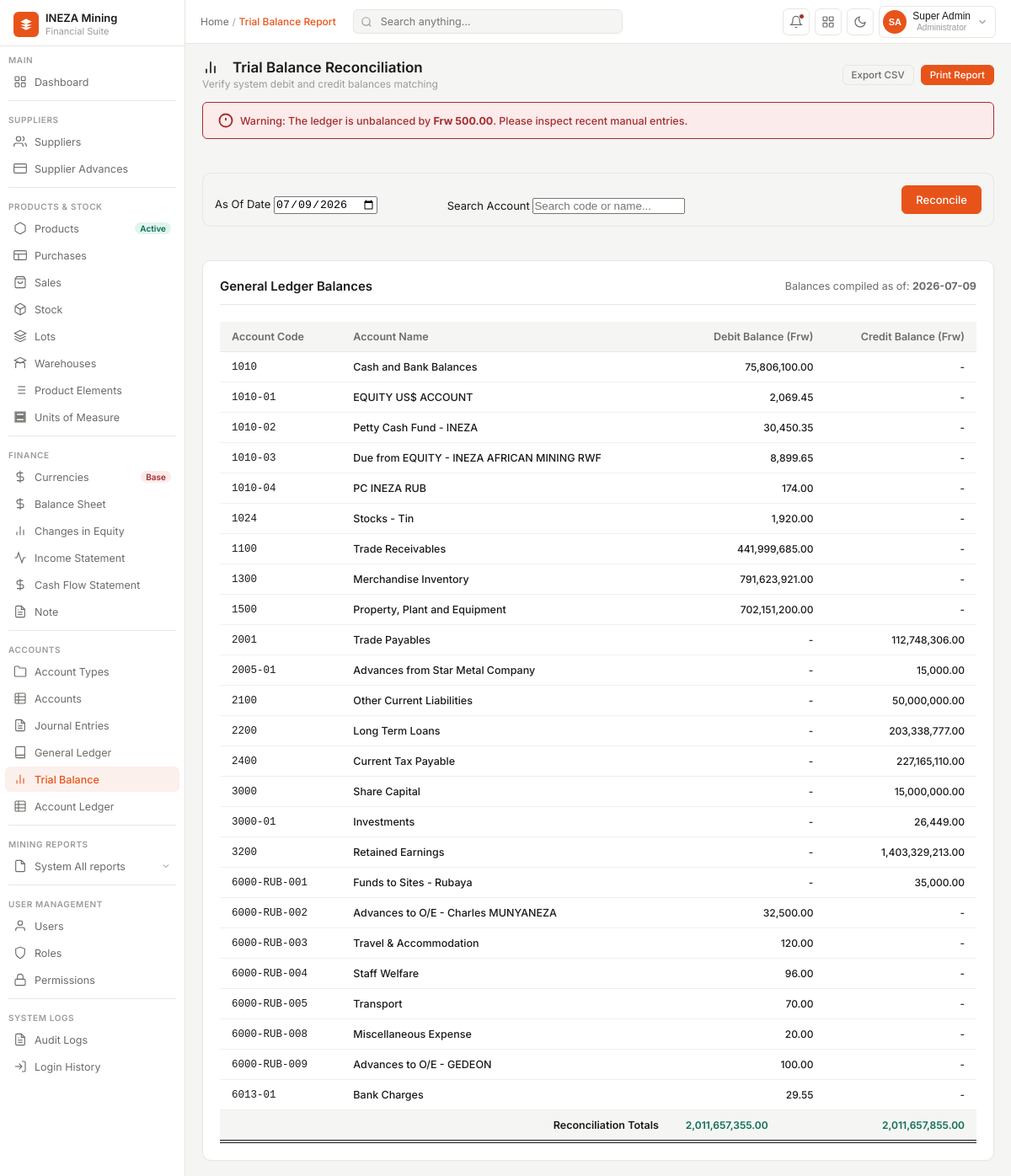
The app's page /pages/trial_balance/index.php (signed in) with its own data.
### tables this page shows
CREATE TABLE `accounts` (
  `id` bigint(20) UNSIGNED NOT NULL,
  `account_type_id` int(11) NOT NULL,
  `account_code` varchar(20) NOT NULL,
  `account_name` varchar(255) NOT NULL,
  `is_active` tinyint(1) DEFAULT 1,
  `description` text DEFAULT NULL,
  `created_at` timestamp NOT NULL DEFAULT current_timestamp(),
  `updated_at` timestamp NOT NULL DEFAULT current_timestamp() ON UPDATE current_timestamp()
);

### pages/trial_balance/index.php (the view, shortened to what this page needs)
<?php
require_once __DIR__ . '/../../config/db.php';
$endDate = isset($_GET['date']) ? $_GET['date'] : date('Y-m-d');
$endDateEsc = mysqli_real_escape_string($conn, $endDate);
$query = "
    SELECT a.id, a.account_code, a.account_name, t.code as type_code, t.parent_id as parent_type_id,
           COALESCE(SUM(jel.debit), 0.00) as total_debit,
           COALESCE(SUM(jel.credit), 0.00) as total_credit
    FROM accounts a
    JOIN account_types t ON a.account_type_id = t.id
    LEFT JOIN journal_entry_lines jel ON a.id = jel.account_id
    LEFT JOIN journal_entries je ON jel.journal_entry_id = je.id AND je.statuss = 'POSTED' AND je.entry_date <= '$endDateEsc'
    GROUP BY a.id
    ORDER BY a.account_code ASC";
$result = mysqli_query($conn, $query);
$trialData = [];
$grandDebit = 0.0;
$grandCredit = 0.0;
if ($result) {
    while ($row = mysqli_fetch_assoc($result)) {
        $parentType = (int)$row['parent_type_id'];
        $isDebitNormal = in_array($parentType, [-1, -5, -6]) || (int)$row['type_code'] < 2000 || (int)$row['type_code'] >= 5000;
        $debitVal = 0.0;
        $creditVal = 0.0;
        if ($isDebitNormal) {
            $net = (float)$row['total_debit'] - (float)$row['total_credit'];
            if ($net > 0) {
                $debitVal = $net;
            } elseif ($net < 0) {
                $creditVal = abs($net);
            }
        } else {
            $net = (float)$row['total_credit'] - (float)$row['total_debit'];
            if ($net > 0) {
                $creditVal = $net;
            } elseif ($net < 0) {
                $debitVal = abs($net);
            }
        }
        if ($row['total_debit'] > 0 || $row['total_credit'] > 0 || $debitVal > 0 || $creditVal > 0) {
            $trialData[] = [
                'account_code' => $row['account_code'],
                'account_name' => $row['account_name'],
                'debit' => $debitVal,
                'credit' => $creditVal
            ];
            $grandDebit += $debitVal;
            $grandCredit += $creditVal;
        }
    }
}
$isBalanced = abs($grandDebit - $grandCredit) < 0.01;
$diff = abs($grandDebit - $grandCredit);
?>
<!DOCTYPE html>
<html lang="en">
<head>
<link rel="stylesheet" href="../../src/css/dashboard.css">
<link rel="stylesheet" href="../../src/css/sidebar.css">
<link rel="stylesheet" href="../../src/css/navbar.css">
<link rel="stylesheet" href="../../src/css/trial_balance.css">
</head>
<body>
<?php include '../include/sidebar.php'; ?>
<div class="main">
  <?php $page_title = "Trial Balance Report"; include '../include/navbar.php'; ?>
  <div class="content" id="trialContent">
    <div class="page-header">
      <div>
        <h1 class="page-title">
          <svg viewBox="0 0 24 24" style="width: 20px; height: 20px; fill: none; stroke: currentColor; stroke-width: 2; margin-right: 8px;"><line x1="18" y1="20" x2="18" y2="10"/><line x1="12" y1="20" x2="12" y2="4"/><line x1="6" y1="20" x2="6" y2="14"/></svg>
          Trial Balance Reconciliation
        </h1>
        <div class="page-sub">Verify system debit and credit balances matching</div>
      </div>
      <div class="page-actions">
        <button class="btn-sm" id="exportCsvBtn">
          Export CSV
        </button>
        <button class="btn-sm btn-primary" onclick="window.print()">
          Print Report
        </button>
      </div>
    </div>
    <div class="trial-container">
      <?php if ($isBalanced): ?>
        <div class="balance-alert-banner balanced">
          <svg viewBox="0 0 24 24" style="width: 18px; height: 18px; fill: none; stroke: currentColor; stroke-width: 2.5;"><polyline points="20 6 9 17 4 12"/></svg>
          <span>Ledger is fully balanced. Total debits match total credits perfectly.</span>
        </div>
      <?php else: ?>
        <div class="balance-alert-banner unbalanced">
          <svg viewBox="0 0 24 24" style="width: 18px; height: 18px; fill: none; stroke: currentColor; stroke-width: 2.5;"><circle cx="12" cy="12" r="10"/><line x1="12" y1="8" x2="12" y2="12"/><line x1="12" y1="16" x2="12.01" y2="16"/></svg>
          <span>Warning: The ledger is unbalanced by <strong>Frw <?php echo number_format($diff, 2); ?></strong>. Please inspect recent manual entries.</span>
        </div>
      <?php endif; ?>
      <div class="trial-filters">
        <form method="GET" style="display: flex; flex-wrap: wrap; gap: 12px; width: 100%; align-items: flex-end;">
          <div class="form-group" style="flex: 1; min-width: 180px;">
            <label for="date">As Of Date</label>
            <input type="date" id="date" name="date" class="form-control" value="<?php echo htmlspecialchars($endDate); ?>">
          </div>
          <div class="form-group" style="flex: 2; min-width: 240px;">
            <label for="searchInput">Search Account</label>
            <input type="text" id="searchInput" class="form-control" placeholder="Search code or name...">
          </div>
          <button type="submit" class="btn-sm btn-primary" style="padding: 8px 16px; font-size: 13px;">Reconcile</button>
        </form>
      </div>
      <div class="trial-card">
        <div class="trial-card-header">
          <div class="trial-card-title">General Ledger Balances</div>
          <div style="font-size: 12.5px; color: var(--text2);">Balances compiled as of: <strong><?php echo htmlspecialchars($endDate); ?></strong></div>
        </div>
        <div class="note-table-wrapper">
          <table class="trial-table" id="trialTable">
            <thead>
              <tr>
                <th>Account Code</th>
                <th>Account Name</th>
                <th class="num-val" style="width: 20%;">Debit Balance (Frw)</th>
                <th class="num-val" style="width: 20%;">Credit Balance (Frw)</th>
              </tr>
            </thead>
            <tbody>
              <?php if (count($trialData) === 0): ?>
                <tr>
                  <td colspan="4" style="text-align: center; color: var(--text2); padding: 24px;">No active balances recorded.</td>
                </tr>
              <?php else: ?>
                <?php foreach ($trialData as $row): ?>
                  <tr class="trial-row">
                    <td style="font-family: monospace; font-weight: 500;" class="acc-code"><?php echo htmlspecialchars($row['account_code']); ?></td>
                    <td style="font-weight: 500;" class="acc-name"><?php echo htmlspecialchars($row['account_name']); ?></td>
                    <td class="num-val"><?php echo $row['debit'] > 0 ? number_format($row['debit'], 2) : '-'; ?></td>
                    <td class="num-val"><?php echo $row['credit'] > 0 ? number_format($row['credit'], 2) : '-'; ?></td>
                  </tr>
                <?php endforeach; ?>
                <tr class="total-row">
                  <td colspan="2" style="text-align: right; padding-right: 18px; color: var(--text);">Reconciliation Totals</td>
                  <td class="num-val"><?php echo number_format($grandDebit, 2); ?></td>
                  <td class="num-val"><?php echo number_format($grandCredit, 2); ?></td>
                </tr>
              <?php endif; ?>
            </tbody>
          </table>
        </div>
      </div>
    </div>
  </div>
</div>
</body>
</html>

### src/css/dashboard.css (style rules this page uses)
* { margin: 0; padding: 0; box-sizing: border-box; }
:root { --orange: #E8531A; --orange-light: #FBF0EB; --orange-mid: #F26B3A; --sidebar-w: 220px; --nav-h: 52px; --bg: #F5F5F4; --card: #fff; --border: #E8E6E1; --border-hover: #ccc; --table-border: #F2F0ED; --table-hover: #FAFAF8; --text: #1A1A18; --text2: #6B6B67; --text3: #9B9B97; --green: #0F6E56; --green-bg: #E1F5EE; --amber: #BA7517; --amber-bg: #FAEEDA; --red: #A32D2D; --red-bg: #FCEBEB; --blue: #185FA5; --blue-bg: #E6F1FB; --alert-red-bg: #FFF8F8; --alert-amber-bg: #FFFBF4; --alert-green-bg: #F4FBF7; --alert-blue-bg: #F4F8FB; --radius: 6px; --radius-lg: 10px; font-family: 'Inter', sans-serif; }
body { background: var(--bg); color: var(--text); font-size: 13px; display: flex; height: 100vh; overflow: hidden; transition: background 0.2s ease, color 0.2s ease; }
.main { flex: 1; display: flex; flex-direction: column; overflow: hidden; }
.content { flex: 1; overflow-y: auto; padding: 18px 20px; }
.page-header { display: flex; align-items: center; justify-content: space-between; margin-bottom: 4px; }
.page-title { font-size: 17px; font-weight: 600; color: var(--text); display: flex; align-items: center; gap: 8px; }
.page-title svg { width: 20px; height: 20px; fill: none; stroke: var(--orange); stroke-width: 1.8; }
.page-sub { font-size: 12px; color: var(--text3); margin-top: 2px; }
.page-actions { display: flex; gap: 8px; }
.btn-sm { padding: 4px 10px; border-radius: var(--radius); font-size: 11.5px; font-weight: 500; cursor: pointer; border: 1px solid var(--border); background: transparent; color: var(--text2); font-family: inherit; transition: all .15s; }
.btn-primary { background: var(--orange); color: #fff; border-color: var(--orange); }

### src/css/trial_balance.css (style rules this page uses)
.trial-container { display: flex; flex-direction: column; gap: 20px; margin-top: 14px; }
.trial-card { background: var(--card); border: 1px solid var(--border); border-radius: var(--radius-lg); padding: 20px; box-shadow: 0 1px 3px rgba(0,0,0,0.02); }
.trial-card-header { display: flex; justify-content: space-between; align-items: center; margin-bottom: 20px; border-bottom: 1px solid var(--border); padding-bottom: 12px; }
.trial-card-title { font-size: 15px; font-weight: 600; color: var(--text); }
.trial-filters { display: flex; flex-wrap: wrap; gap: 12px; margin-bottom: 20px; background: var(--bg); padding: 14px; border-radius: var(--radius-lg); border: 1px solid var(--border); align-items: flex-end; }
.trial-table { width: 100%; border-collapse: collapse; font-size: 12.5px; }
.trial-table th, .trial-table td { padding: 10px 14px; text-align: right; border-bottom: 1px solid var(--table-border); }
.trial-table th:first-child, .trial-table td:first-child, .trial-table th:nth-child(2), .trial-table td:nth-child(2) { text-align: left; }
.trial-table th { font-weight: 600; color: var(--text2); background-color: var(--bg); border-bottom: 1.5px solid var(--border); }
.trial-table td { color: var(--text); }
.trial-table td.num-val { font-family: 'Inter', monospace; font-size: 12px; font-weight: 500; }
.trial-table tr.total-row td { font-weight: 600; color: var(--green); border-top: 1.5px solid var(--text); border-bottom: 4px double var(--text); background-color: var(--bg); }
.balance-alert-banner { padding: 12px 18px; border-radius: var(--radius); font-size: 12.5px; font-weight: 500; margin-bottom: 20px; display: flex; align-items: center; gap: 8px; }
.balance-alert-banner.unbalanced { background-color: var(--red-bg); color: var(--red); border: 1px solid var(--red); }

### records on screen
accounts: account_code "1010", account_name "Cash and Bank Balances", debit "75,806,100.00"
accounts: account_code "1010-01", account_name "EQUITY US$ ACCOUNT", debit "2,069.45"
accounts: account_code "1010-02", account_name "Petty Cash Fund - INEZA", debit "30,450.35"
accounts: account_code "1010-03", account_name "Due from EQUITY - INEZA AFRICAN MINING RWF", debit "8,899.65"
accounts: account_code "1010-04", account_name "PC INEZA RUB", debit "174.00"
accounts: account_code "1024", account_name "Stocks - Tin", debit "1,920.00"
accounts: account_code "1100", account_name "Trade Receivables", debit "441,999,685.00"
accounts: account_code "1300", account_name "Merchandise Inventory", debit "791,623,921.00"
accounts: account_code "1500", account_name "Property, Plant and Equipment", debit "702,151,200.00"
accounts: account_code "2001", account_name "Trade Payables", credit "112,748,306.00"
accounts: account_code "2005-01", account_name "Advances from Star Metal Company", credit "15,000.00"
accounts: account_code "2100", account_name "Other Current Liabilities", credit "50,000,000.00"
accounts: account_code "2200", account_name "Long Term Loans", credit "203,338,777.00"
accounts: account_code "2400", account_name "Current Tax Payable", credit "227,165,110.00"
accounts: account_code "3000", account_name "Share Capital", credit "15,000,000.00"
accounts: account_code "3000-01", account_name "Investments", credit "26,449.00"
accounts: account_code "3200", account_name "Retained Earnings", credit "1,403,329,213.00"
accounts: account_code "6000-RUB-001", account_name "Funds to Sites - Rubaya", credit "35,000.00"
accounts: account_code "6000-RUB-002", account_name "Advances to O/E - Charles MUNYANEZA", debit "32,500.00"
accounts: account_code "6000-RUB-003", account_name "Travel & Accommodation", debit "120.00"
accounts: account_code "6000-RUB-004", account_name "Staff Welfare", debit "96.00"
accounts: account_code "6000-RUB-005", account_name "Transport", debit "70.00"
accounts: account_code "6000-RUB-008", account_name "Miscellaneous Expense", debit "20.00"
accounts: account_code "6000-RUB-009", account_name "Advances to O/E - GEDEON", debit "100.00"
accounts: account_code "6013-01", account_name "Bank Charges", debit "29.55"

### other values on screen
$page_title "Trial Balance Report"
$initials "SA"
$diff "500.00"
$endDate "2026-07-09"
$grandDebit "2,011,657,355.00"
$grandCredit "2,011,657,855.00"
